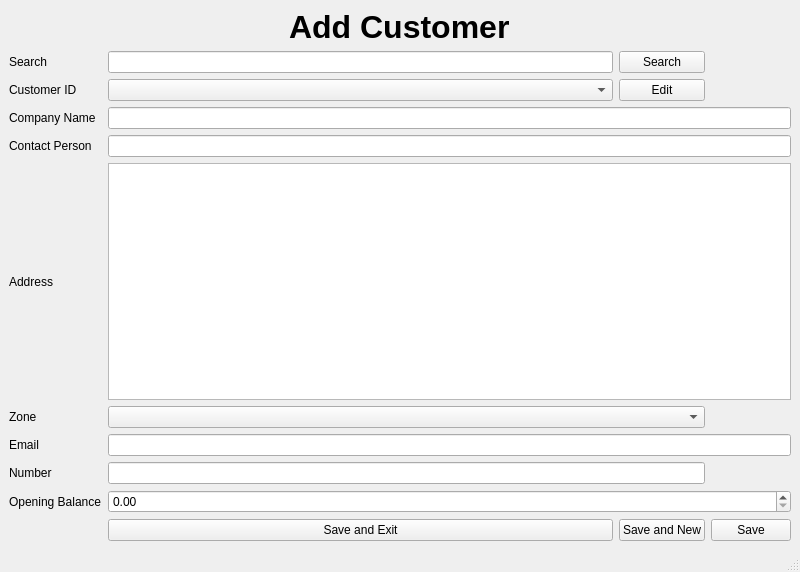
<?xml version="1.0" encoding="UTF-8"?>
<ui version="4.0">
 <class>MainWindow</class>
 <widget class="QMainWindow" name="MainWindow">
  <property name="geometry">
   <rect>
    <x>0</x>
    <y>0</y>
    <width>800</width>
    <height>572</height>
   </rect>
  </property>
  <property name="windowTitle">
   <string>Add Customer</string>
  </property>
  <widget class="QWidget" name="centralwidget">
   <layout class="QGridLayout" name="gridLayout">
    <item row="8" column="0">
     <widget class="QLabel" name="label_6">
      <property name="text">
       <string>Email</string>
      </property>
     </widget>
    </item>
    <item row="5" column="1" colspan="3">
     <widget class="QTextEdit" name="address_text_edit"/>
    </item>
    <item row="4" column="0">
     <widget class="QLabel" name="label_4">
      <property name="text">
       <string>Contact Person</string>
      </property>
     </widget>
    </item>
    <item row="10" column="1" colspan="3">
     <widget class="QDoubleSpinBox" name="opening_balance_spin">
      <property name="maximum">
       <double>99999999999999.984375000000000</double>
      </property>
      <property name="singleStep">
       <double>0.010000000000000</double>
      </property>
     </widget>
    </item>
    <item row="2" column="0">
     <widget class="QLabel" name="label">
      <property name="text">
       <string>Customer ID</string>
      </property>
     </widget>
    </item>
    <item row="7" column="0">
     <widget class="QLabel" name="label_5">
      <property name="text">
       <string>Zone</string>
      </property>
     </widget>
    </item>
    <item row="0" column="0" colspan="4" alignment="Qt::AlignHCenter">
     <widget class="QLabel" name="label_8">
      <property name="font">
       <font>
        <pointsize>24</pointsize>
        <weight>75</weight>
        <bold>true</bold>
       </font>
      </property>
      <property name="text">
       <string>Add Customer</string>
      </property>
     </widget>
    </item>
    <item row="9" column="0">
     <widget class="QLabel" name="label_9">
      <property name="text">
       <string>Number</string>
      </property>
     </widget>
    </item>
    <item row="3" column="1" colspan="3">
     <widget class="QLineEdit" name="company_name_line_edit"/>
    </item>
    <item row="11" column="2">
     <widget class="QPushButton" name="save_n_new_btn">
      <property name="text">
       <string>Save and New</string>
      </property>
     </widget>
    </item>
    <item row="9" column="1" colspan="2">
     <widget class="QLineEdit" name="number_line_edit"/>
    </item>
    <item row="8" column="1" colspan="3">
     <widget class="QLineEdit" name="email_line_edit"/>
    </item>
    <item row="3" column="0">
     <widget class="QLabel" name="label_2">
      <property name="text">
       <string>Company Name</string>
      </property>
     </widget>
    </item>
    <item row="10" column="0">
     <widget class="QLabel" name="label_7">
      <property name="text">
       <string>Opening Balance</string>
      </property>
     </widget>
    </item>
    <item row="5" column="0">
     <widget class="QLabel" name="label_3">
      <property name="text">
       <string>Address</string>
      </property>
     </widget>
    </item>
    <item row="11" column="3">
     <widget class="QPushButton" name="save_btn">
      <property name="text">
       <string>Save</string>
      </property>
     </widget>
    </item>
    <item row="4" column="1" colspan="3">
     <widget class="QLineEdit" name="contact_person_line_edit"/>
    </item>
    <item row="7" column="1" colspan="2">
     <widget class="QComboBox" name="zone_combo"/>
    </item>
    <item row="11" column="1">
     <widget class="QPushButton" name="save_n_exit_btn">
      <property name="text">
       <string>Save and Exit</string>
      </property>
     </widget>
    </item>
    <item row="1" column="0">
     <widget class="QLabel" name="label_10">
      <property name="text">
       <string>Search</string>
      </property>
     </widget>
    </item>
    <item row="1" column="1">
     <widget class="QLineEdit" name="search"/>
    </item>
    <item row="2" column="1">
     <widget class="QComboBox" name="id"/>
    </item>
    <item row="1" column="2">
     <widget class="QPushButton" name="search_btn">
      <property name="text">
       <string>Search</string>
      </property>
     </widget>
    </item>
    <item row="2" column="2">
     <widget class="QPushButton" name="edit_btn">
      <property name="text">
       <string>Edit</string>
      </property>
     </widget>
    </item>
   </layout>
  </widget>
  <widget class="QStatusBar" name="statusbar"/>
 </widget>
 <resources/>
 <connections/>
</ui>
